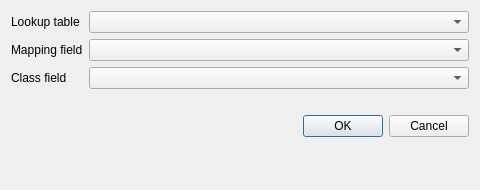
<?xml version="1.0" encoding="UTF-8"?>
<ui version="4.0">
 <class>LookupConfigDialog</class>
 <widget class="QDialog" name="LookupConfigDialog">
  <property name="geometry"><rect><x>0</x><y>0</y><width>480</width><height>190</height></rect></property>
  <property name="windowTitle"><string>Lookup Table</string></property>
  <layout class="QFormLayout" name="formLayout">
   <item row="0" column="0"><widget class="QLabel" name="label_lookupTable"><property name="text"><string>Lookup table</string></property></widget></item>
   <item row="0" column="1"><widget class="QComboBox" name="lookup_table_combo"/></item>
   <item row="1" column="0"><widget class="QLabel" name="label_mappingField"><property name="text"><string>Mapping field</string></property></widget></item>
   <item row="1" column="1"><widget class="QComboBox" name="mapping_field_combo"/></item>
   <item row="2" column="0"><widget class="QLabel" name="label_classField"><property name="text"><string>Class field</string></property></widget></item>
   <item row="2" column="1"><widget class="QComboBox" name="class_field_combo"/></item>
   <item row="3" column="0" colspan="2"><widget class="QLabel" name="error_label"><property name="text"><string/></property><property name="wordWrap"><bool>true</bool></property></widget></item>
   <item row="4" column="0" colspan="2"><widget class="QDialogButtonBox" name="buttons"><property name="orientation"><enum>Qt::Horizontal</enum></property><property name="standardButtons"><set>QDialogButtonBox::Cancel|QDialogButtonBox::Ok</set></property></widget></item>
  </layout>
 </widget>
 <resources/>
 <connections>
  <connection><sender>buttons</sender><signal>accepted()</signal><receiver>LookupConfigDialog</receiver><slot>accept()</slot></connection>
  <connection><sender>buttons</sender><signal>rejected()</signal><receiver>LookupConfigDialog</receiver><slot>reject()</slot></connection>
 </connections>
</ui>
